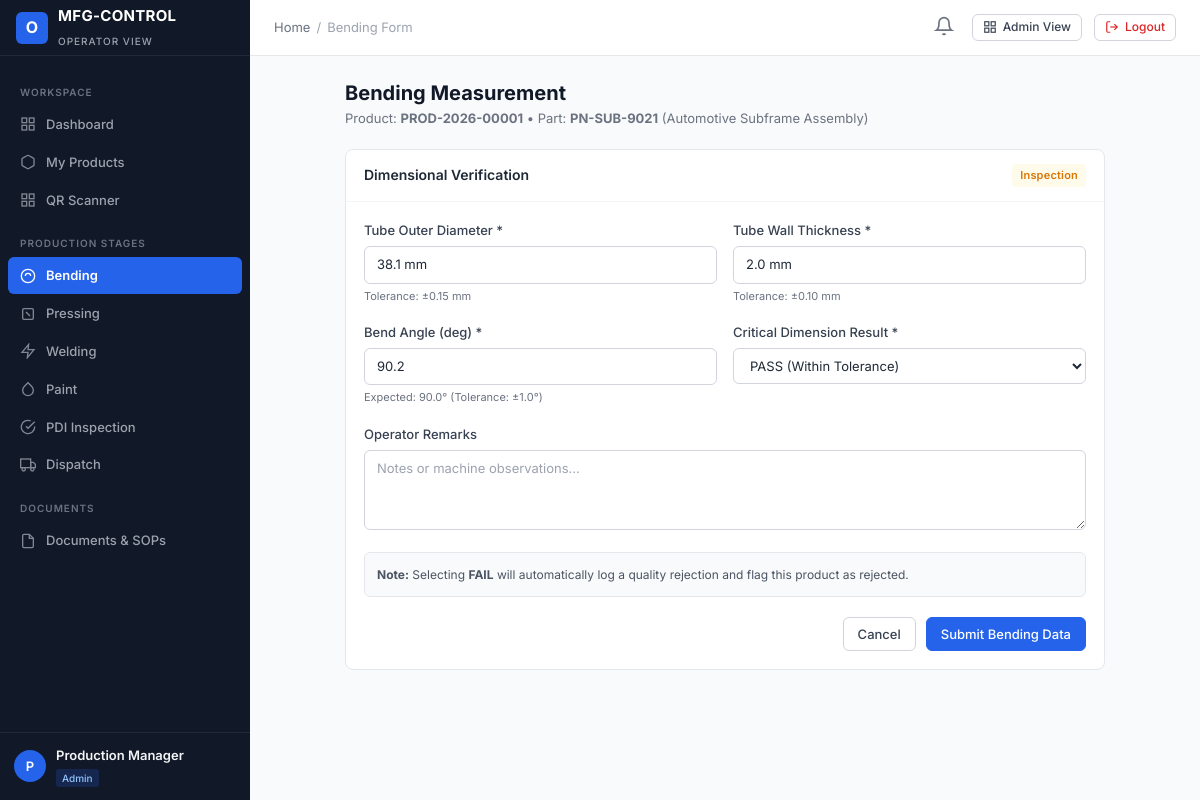
Page /user-panel/bending/PROD-2026-00001/submit/ (signed in) on the committed database.
### apps/accounts/models.py (models this page shows, shortened)
class User(AbstractUser):
    email = models.EmailField(_('email address'), unique=True, db_index=True)
    full_name = models.CharField(_('full name'), max_length=150, blank=True)
    employee_id = models.CharField(_('employee ID'), max_length=50, unique=True, db_index=True)
    phone = models.CharField(_('phone number'), max_length=25, blank=True)
    role = models.CharField(_('role'), max_length=50, choices=UserRole.choices, default=UserRole.USER, db_index=True)
    status = models.CharField(_('status'), max_length=20, choices=UserStatus.choices, default=UserStatus.ACTIVE, db_index=True)
    department = models.CharField(_('department'), max_length=100, blank=True)
    designation = models.CharField(_('designation'), max_length=100, blank=True)
    profile_image = models.ImageField(upload_to='profiles/', blank=True, null=True)
    assigned_admin = models.ForeignKey(
        'self',
        on_delete=models.SET_NULL,
        null=True,
        blank=True,
        related_name='assigned_users',
        help_text=_('Admin managing this user')
    )
    production_stage = models.CharField(
        _('production stage'),
        max_length=50,
        blank=True,
        help_text=_('Current assigned primary production stage, e.g. BENDING, PRESSING')
    )
    production_line = models.CharField(_('production line'), max_length=50, blank=True)
    shift = models.CharField(_('shift'), max_length=50, blank=True)
    notes = models.TextField(_('notes'), blank=True)
    created_at = models.DateTimeField(auto_now_add=True)
    updated_at = models.DateTimeField(auto_now=True)
    objects = CustomUserManager()
    USERNAME_FIELD = 'email'
    REQUIRED_FIELDS = ['username', 'employee_id']
    class Meta:
        verbose_name = _('User')
        verbose_name_plural = _('Users')
        ordering = ['-created_at']
    @property
    def is_super_admin(self):
        return self.role == UserRole.SUPER_ADMIN or self.is_superuser
    @property
    def is_admin_user(self):
        return self.role in [UserRole.SUPER_ADMIN, UserRole.ADMIN]
    @property
    def is_operator(self):
        return not self.is_admin_user

### apps/products/models.py (models this page shows, shortened)
class Product(models.Model):
    product_id = models.CharField(max_length=50, unique=True, db_index=True)
    product_name = models.CharField(max_length=200)
    part_number = models.CharField(max_length=100, db_index=True)
    customer = models.CharField(max_length=150)
    model = models.CharField(max_length=100, blank=True)
    batch_number = models.CharField(max_length=100, blank=True)
    production_date = models.DateField(default=timezone.now)
    assigned_admin = models.ForeignKey(
        settings.AUTH_USER_MODEL,
        on_delete=models.SET_NULL,
        null=True,
        blank=True,
        related_name='administered_products'
    )
    assigned_user = models.ForeignKey(
        settings.AUTH_USER_MODEL,
        on_delete=models.SET_NULL,
        null=True,
        blank=True,
        related_name='assigned_products'
    )
    current_stage = models.CharField(
        max_length=50,
        choices=StageChoices.choices,
        default=StageChoices.BENDING,
        db_index=True
    )
    status = models.CharField(
        max_length=50,
        choices=ProductStatus.choices,
        default=ProductStatus.PENDING,
        db_index=True
    )
    priority = models.CharField(
        max_length=20,
        choices=PriorityChoices.choices,
        default=PriorityChoices.MEDIUM
    )
    qr_code_image = models.ImageField(upload_to='qr_codes/', blank=True, null=True)
    qr_data = models.TextField(blank=True)
    created_at = models.DateTimeField(auto_now_add=True)
    updated_at = models.DateTimeField(auto_now=True)
    class Meta:
        ordering = ['-created_at']
        indexes = [
            models.Index(fields=['current_stage', 'status']),
            models.Index(fields=['customer', 'batch_number']),
        ]

### apps/production/models.py (models this page shows, shortened)
class BendingRecord(models.Model):
    product = models.OneToOneField('products.Product', on_delete=models.CASCADE, related_name='bending_record')
    tube_size = models.CharField(max_length=100, default='38.1 mm')
    thickness = models.CharField(max_length=100, default='2.0 mm')
    bending_spec = models.CharField(max_length=150, blank=True)
    operator = models.ForeignKey(settings.AUTH_USER_MODEL, on_delete=models.SET_NULL, null=True, blank=True, related_name='bending_operations')
    start_time = models.DateTimeField(null=True, blank=True)
    end_time = models.DateTimeField(null=True, blank=True)
    measurements = models.JSONField(default=list, blank=True)
    critical_dimension_status = models.CharField(max_length=20, choices=MeasurementResult.choices, default=MeasurementResult.PASS)
    status = models.CharField(max_length=30, choices=ProcessStatus.choices, default=ProcessStatus.PENDING)
    remarks = models.TextField(blank=True)
    created_at = models.DateTimeField(auto_now_add=True)
    updated_at = models.DateTimeField(auto_now=True)

### user_panel/views.py (the view, shortened to what this page needs)
# urls.py: path('bending/<str:product_id>/submit/', views.bending_record_submit_view, name='user_bending_submit'),
@login_required
@permission_required_custom('bending', 'edit')
def bending_record_submit_view(request, product_id):
    product = get_object_or_404(Product, product_id=product_id)
    record = getattr(product, 'bending_record', None)
    return render(request, 'user_panel/bending_form.html', {'product': product, 'record': record})

### apps/notifications/context_processors.py (called while the page is built)
def notifications_processor(request):
    if not request.user.is_authenticated:
        return {'unread_notifications_count': 0, 'recent_notifications': []}
    unread_count = Notification.objects.filter(recipient=request.user, is_read=False).count()
    recent = Notification.objects.filter(recipient=request.user)[:5]
    return {
        'unread_notifications_count': unread_count,
        'recent_notifications': recent,
    }

### apps/permissions/context_processors.py (called while the page is built, shortened)
def permissions_processor(request):
    modules = get_user_modules(request.user)
    def can_access_fn(module, action='view'):
        return has_permission(request.user, module, action)
    return {
        'user_modules': modules,
        'user_is_super_admin': request.user.is_super_admin,
        'user_is_admin': request.user.is_admin_user,
        'user_is_operator': request.user.is_operator,
        'can_access': can_access_fn,
    }

### apps/permissions/services.py (called while the page is built, shortened)
def get_user_modules(user):
    if not user or not user.is_authenticated:
        return {}
    all_modules = [m[0] for m in MODULE_CHOICES]
    if user.is_super_admin:
        return {m: ['view', 'create', 'edit', 'delete', 'approve', 'export'] for m in all_modules}
    perms = ModulePermission.objects.filter(user=user)
    result = {}
    for p in perms:
        actions = []
        if p.can_view: actions.append('view')
        if p.can_create: actions.append('create')
        if p.can_edit: actions.append('edit')
        if p.can_delete: actions.append('delete')
        if p.can_approve: actions.append('approve')
        if p.can_export: actions.append('export')
        if actions:
            result[p.module] = actions
    return result

### user_panel/templates/user_panel/bending_form.html (shortened to what this page needs)
{% extends "user_panel/base_user.html" %}
{% block breadcrumb_active %}Bending Form{% endblock %}
{% block content %}
<div style="max-width: 760px; margin: 0 auto;">
    <div style="margin-bottom: 20px;">
        <h1 class="page-title">Bending Measurement</h1>
        <p class="page-subtitle">Product: <strong>{{ product.product_id }}</strong> &bull; Part: <strong>{{ product.part_number }}</strong> ({{ product.product_name }})</p>
    </div>
    <div class="card">
        <div class="card-header">
            <h3 class="card-title">Dimensional Verification</h3>
            <span class="badge badge-warning">Inspection</span>
        </div>
        <div class="card-body">
            <form method="post">
                <div class="form-row">
                    <div class="form-group">
                        <label class="form-label">Tube Outer Diameter *</label>
                        <input type="text" name="tube_size" class="form-control" value="{{ record.tube_size|default:'38.1 mm' }}" required>
                        <span style="font-size: 11px; color: #6b7280;">Tolerance: &plusmn;0.15 mm</span>
                    </div>
                    <div class="form-group">
                        <label class="form-label">Tube Wall Thickness *</label>
                        <input type="text" name="thickness" class="form-control" value="{{ record.thickness|default:'2.0 mm' }}" required>
                        <span style="font-size: 11px; color: #6b7280;">Tolerance: &plusmn;0.10 mm</span>
                    </div>
                </div>
                <div class="form-row">
                    <div class="form-group">
                        <label class="form-label">Bend Angle (deg) *</label>
                        <input type="text" name="bend_angle" class="form-control" value="90.2" required>
                        <span style="font-size: 11px; color: #6b7280;">Expected: 90.0&deg; (Tolerance: &plusmn;1.0&deg;)</span>
                    </div>
                    <div class="form-group">
                        <label class="form-label">Critical Dimension Result *</label>
                        <select name="critical_dimension_status" class="form-select">
                            <option value="PASS" selected>PASS (Within Tolerance)</option>
                        </select>
                    </div>
                </div>
                <div class="form-group">
                    <label class="form-label">Operator Remarks</label>
                    <textarea name="remarks" class="form-control" rows="3" placeholder="Notes or machine observations..."></textarea>
                </div>
                <div style="background: #f9fafb; padding: 12px; border-radius: 6px; border: 1px solid #e5e7eb; margin-bottom: 20px; font-size: 12px; color: #4b5563;">
                    <strong>Note:</strong> Selecting <strong>FAIL</strong> will automatically log a quality rejection and flag this product as rejected.
                </div>
                <div style="display: flex; gap: 10px; justify-content: flex-end;">
                    <a href="/user-panel/bending/" class="btn btn-secondary">Cancel</a>
                    <button type="submit" class="btn btn-primary">Submit Bending Data</button>
                </div>
            </form>
        </div>
    </div>
</div>
{% endblock %}

### user_panel/templates/user_panel/base_user.html
{% extends "base.html" %}
{% block sidebar %}
<aside class="app-sidebar">
    <div class="sidebar-header">
        <div class="brand-icon">O</div>
        <div class="brand-title">
            <span>MFG-CONTROL</span>
            <span class="brand-subtitle">Operator View</span>
        </div>
    </div>
    <div class="sidebar-scroll">
        <div class="sidebar-section-title">Workspace</div>
        <a href="/user-panel/dashboard/" class="nav-link {% if request.path == '/user-panel/dashboard/' or request.path == '/user-panel/' %}active{% endif %}">
            <svg viewBox="0 0 24 24" fill="none" stroke="currentColor" stroke-width="2"><rect x="3" y="3" width="7" height="7"></rect><rect x="14" y="3" width="7" height="7"></rect><rect x="14" y="14" width="7" height="7"></rect><rect x="3" y="14" width="7" height="7"></rect></svg>
            Dashboard
        </a>
        <a href="/user-panel/my-products/" class="nav-link {% if '/user-panel/my-products/' in request.path %}active{% endif %}">
            <svg viewBox="0 0 24 24" fill="none" stroke="currentColor" stroke-width="2"><path d="M21 16V8a2 2 0 0 0-1-1.73l-7-4a2 2 0 0 0-2 0l-7 4A2 2 0 0 0 3 8v8a2 2 0 0 0 1 1.73l7 4a2 2 0 0 0 2 0l7-4A2 2 0 0 0 21 16z"></path></svg>
            My Products
        </a>
        <a href="/user-panel/scanner/" class="nav-link {% if '/user-panel/scanner/' in request.path %}active{% endif %}">
            <svg viewBox="0 0 24 24" fill="none" stroke="currentColor" stroke-width="2"><rect x="3" y="3" width="7" height="7"></rect><rect x="14" y="3" width="7" height="7"></rect><rect x="14" y="14" width="7" height="7"></rect><rect x="3" y="14" width="7" height="7"></rect></svg>
            QR Scanner
        </a>
        <div class="sidebar-section-title">Production Stages</div>
        {% if user_is_super_admin or user_is_admin or 'bending' in user_modules or user.production_stage == 'BENDING' %}
        <a href="/user-panel/bending/" class="nav-link {% if '/user-panel/bending/' in request.path %}active{% endif %}">
            <svg viewBox="0 0 24 24" fill="none" stroke="currentColor" stroke-width="2"><circle cx="12" cy="12" r="10"></circle><path d="M8 12a4 4 0 0 1 8 0"></path></svg>
            Bending
        </a>
        {% endif %}
        {% if user_is_super_admin or user_is_admin or 'pressing' in user_modules or user.production_stage == 'PRESSING' %}
        <a href="/user-panel/pressing/" class="nav-link {% if '/user-panel/pressing/' in request.path %}active{% endif %}">
            <svg viewBox="0 0 24 24" fill="none" stroke="currentColor" stroke-width="2"><rect x="4" y="4" width="16" height="16" rx="2"></rect><line x1="9" y1="9" x2="15" y2="15"></line></svg>
            Pressing
        </a>
        {% endif %}
        {% if user_is_super_admin or user_is_admin or 'welding' in user_modules or user.production_stage == 'WELDING' %}
        <a href="/user-panel/welding/" class="nav-link {% if '/user-panel/welding/' in request.path %}active{% endif %}">
            <svg viewBox="0 0 24 24" fill="none" stroke="currentColor" stroke-width="2"><polygon points="13 2 3 14 12 14 11 22 21 10 12 10 13 2"></polygon></svg>
            Welding
        </a>
        {% endif %}
        {% if user_is_super_admin or user_is_admin or 'paint' in user_modules or user.production_stage == 'PAINT' %}
        <a href="/user-panel/paint/" class="nav-link {% if '/user-panel/paint/' in request.path %}active{% endif %}">
            <svg viewBox="0 0 24 24" fill="none" stroke="currentColor" stroke-width="2"><path d="M12 2.69l5.66 5.66a8 8 0 1 1-11.31 0z"></path></svg>
            Paint
        </a>
        {% endif %}
        {% if user_is_super_admin or user_is_admin or 'pdi' in user_modules or user.production_stage == 'PDI' %}
        <a href="/user-panel/pdi/" class="nav-link {% if '/user-panel/pdi/' in request.path %}active{% endif %}">
            <svg viewBox="0 0 24 24" fill="none" stroke="currentColor" stroke-width="2"><path d="M22 11.08V12a10 10 0 1 1-5.93-9.14"></path><polyline points="22 4 12 14.01 9 11.01"></polyline></svg>
            PDI Inspection
        </a>
        {% endif %}
        {% if user_is_super_admin or user_is_admin or 'dispatch' in user_modules or user.production_stage == 'DISPATCH' %}
        <a href="/user-panel/dispatch/" class="nav-link {% if '/user-panel/dispatch/' in request.path %}active{% endif %}">
            <svg viewBox="0 0 24 24" fill="none" stroke="currentColor" stroke-width="2"><rect x="1" y="3" width="15" height="13"></rect><polygon points="16 8 20 8 23 11 23 16 16 16 16 8"></polygon><circle cx="5.5" cy="18.5" r="2.5"></circle><circle cx="18.5" cy="18.5" r="2.5"></circle></svg>
            Dispatch
        </a>
        {% endif %}
        <div class="sidebar-section-title">Documents</div>
        <a href="/user-panel/documents/" class="nav-link {% if '/user-panel/documents/' in request.path %}active{% endif %}">
            <svg viewBox="0 0 24 24" fill="none" stroke="currentColor" stroke-width="2"><path d="M14 2H6a2 2 0 0 0-2 2v16a2 2 0 0 0 2 2h12a2 2 0 0 0 2-2V8z"></path><polyline points="14 2 14 8 20 8"></polyline></svg>
            Documents & SOPs
        </a>
    </div>
    <div class="sidebar-user">
        <div class="user-avatar">{{ user.username|slice:":1"|upper }}</div>
        <div class="user-info">
            <div class="user-name">{{ user.full_name|default:user.username }}</div>
            <span class="user-role-badge">{{ user.get_role_display }}</span>
        </div>
    </div>
</aside>
{% endblock %}

### rows in the picture
User: username "P", full_name "Production Manager", role "Admin"
Product: product_id "PROD-2026-00001", part_number "PN-SUB-9021", product_name "Automotive Subframe Assembly"
BendingRecord: tube_size "38.1 mm", thickness "2.0 mm"
